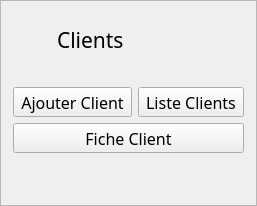
               <widget class="QFrame" name="CardClients">
                <property name="sizePolicy">
                 <sizepolicy hsizetype="Expanding" vsizetype="Expanding">
                  <horstretch>0</horstretch>
                  <verstretch>0</verstretch>
                 </sizepolicy>
                </property>
                <property name="maximumSize">
                 <size>
                  <width>16777215</width>
                  <height>357</height>
                 </size>
                </property>
                <property name="font">
                 <font>
                  <family>Inter 18pt SemiBold</family>
                 </font>
                </property>
                <property name="toolTipDuration">
                 <number>-1</number>
                </property>
                <property name="frameShape">
                 <enum>QFrame::StyledPanel</enum>
                </property>
                <property name="frameShadow">
                 <enum>QFrame::Raised</enum>
                </property>
                <property name="class" stdset="0">
                 <string>card</string>
                </property>
                <layout class="QVBoxLayout" name="verticalLayout">
                 <property name="leftMargin">
                  <number>12</number>
                 </property>
                 <property name="topMargin">
                  <number>24</number>
                 </property>
                 <property name="rightMargin">
                  <number>12</number>
                 </property>
                 <property name="bottomMargin">
                  <number>12</number>
                 </property>
                 <item>
                  <layout class="QHBoxLayout" name="horizontalLayout">
                   <item>
                    <spacer name="horizontalSpacer_4">
                     <property name="orientation">
                      <enum>Qt::Horizontal</enum>
                     </property>
                     <property name="sizeType">
                      <enum>QSizePolicy::Fixed</enum>
                     </property>
                     <property name="sizeHint" stdset="0">
                      <size>
                       <width>10</width>
                       <height>20</height>
                      </size>
                     </property>
                    </spacer>
                   </item>
                   <item>
                    <widget class="QLabel" name="IconClients">
                     <property name="maximumSize">
                      <size>
                       <width>28</width>
                       <height>22</height>
                      </size>
                     </property>
                     <property name="styleSheet">
                      <string notr="true">#IconClients {
	
	image: url(:/icons/icons/clients.svg);
	border: none;
}</string>
                     </property>
                     <property name="text">
                      <string/>
                     </property>
                    </widget>
                   </item>
                   <item>
                    <widget class="QLabel" name="label_2">
                     <property name="maximumSize">
                      <size>
                       <width>16777215</width>
                       <height>30</height>
                      </size>
                     </property>
                     <property name="font">
                      <font>
                       <family>Inter 18pt SemiBold</family>
                       <pointsize>16</pointsize>
                      </font>
                     </property>
                     <property name="styleSheet">
                      <string notr="true">QLabel {border: none;}</string>
                     </property>
                     <property name="text">
                      <string>Clients</string>
                     </property>
                    </widget>
                   </item>
                  </layout>
                 </item>
                 <item>
                  <layout class="QHBoxLayout" name="horizontalLayout_3">
                   <property name="spacing">
                    <number>0</number>
                   </property>
                   <property name="leftMargin">
                    <number>0</number>
                   </property>
                   <property name="rightMargin">
                    <number>0</number>
                   </property>
                   <property name="bottomMargin">
                    <number>0</number>
                   </property>
                   <item>
                    <spacer name="horizontalSpacer_2">
                     <property name="orientation">
                      <enum>Qt::Horizontal</enum>
                     </property>
                     <property name="sizeType">
                      <enum>QSizePolicy::Fixed</enum>
                     </property>
                     <property name="sizeHint" stdset="0">
                      <size>
                       <width>10</width>
                       <height>20</height>
                      </size>
                     </property>
                    </spacer>
                   </item>
                   <item>
                    <widget class="QLabel" name="SeparatorLine">
                     <property name="maximumSize">
                      <size>
                       <width>16777215</width>
                       <height>1</height>
                      </size>
                     </property>
                     <property name="text">
                      <string/>
                     </property>
                     <property name="class" stdset="0">
                      <string>separator</string>
                     </property>
                    </widget>
                   </item>
                   <item>
                    <spacer name="horizontalSpacer_3">
                     <property name="orientation">
                      <enum>Qt::Horizontal</enum>
                     </property>
                     <property name="sizeType">
                      <enum>QSizePolicy::Fixed</enum>
                     </property>
                     <property name="sizeHint" stdset="0">
                      <size>
                       <width>10</width>
                       <height>20</height>
                      </size>
                     </property>
                    </spacer>
                   </item>
                  </layout>
                 </item>
                 <item>
                  <layout class="QHBoxLayout" name="horizontalLayout_2">
                   <property name="spacing">
                    <number>6</number>
                   </property>
                   <property name="sizeConstraint">
                    <enum>QLayout::SetDefaultConstraint</enum>
                   </property>
                   <item>
                    <widget class="QToolButton" name="AjouterClientButton">
                     <property name="sizePolicy">
                      <sizepolicy hsizetype="Expanding" vsizetype="Expanding">
                       <horstretch>0</horstretch>
                       <verstretch>0</verstretch>
                      </sizepolicy>
                     </property>
                     <property name="maximumSize">
                      <size>
                       <width>16777215</width>
                       <height>100</height>
                      </size>
                     </property>
                     <property name="font">
                      <font>
                       <family>Inter 18pt SemiBold</family>
                       <pointsize>12</pointsize>
                      </font>
                     </property>
                     <property name="text">
                      <string>Ajouter Client</string>
                     </property>
                     <property name="icon">
                      <iconset resource="../../resources/resources.qrc">
                       <normaloff>:/icons/icons/ajouter_client.svg</normaloff>:/icons/icons/ajouter_client.svg</iconset>
                     </property>
                     <property name="iconSize">
                      <size>
                       <width>30</width>
                       <height>40</height>
                      </size>
                     </property>
                     <property name="toolButtonStyle">
                      <enum>Qt::ToolButtonTextUnderIcon</enum>
                     </property>
                     <property name="class" stdset="0">
                      <string>card-button</string>
                     </property>
                    </widget>
                   </item>
                   <item>
                    <widget class="QToolButton" name="ListeClientsButton">
                     <property name="sizePolicy">
                      <sizepolicy hsizetype="Expanding" vsizetype="Expanding">
                       <horstretch>0</horstretch>
                       <verstretch>0</verstretch>
                      </sizepolicy>
                     </property>
                     <property name="maximumSize">
                      <size>
                       <width>16777215</width>
                       <height>100</height>
                      </size>
                     </property>
                     <property name="font">
                      <font>
                       <family>Inter 18pt SemiBold</family>
                       <pointsize>12</pointsize>
                      </font>
                     </property>
                     <property name="mouseTracking">
                      <bool>true</bool>
                     </property>
                     <property name="toolTipDuration">
                      <number>-1</number>
                     </property>
                     <property name="layoutDirection">
                      <enum>Qt::LeftToRight</enum>
                     </property>
                     <property name="styleSheet">
                      <string notr="true"/>
                     </property>
                     <property name="text">
                      <string>Liste Clients</string>
                     </property>
                     <property name="icon">
                      <iconset resource="../../resources/resources.qrc">
                       <normaloff>:/icons/icons/list.svg</normaloff>:/icons/icons/list.svg</iconset>
                     </property>
                     <property name="iconSize">
                      <size>
                       <width>30</width>
                       <height>40</height>
                      </size>
                     </property>
                     <property name="autoRepeat">
                      <bool>false</bool>
                     </property>
                     <property name="autoExclusive">
                      <bool>false</bool>
                     </property>
                     <property name="autoRepeatInterval">
                      <number>100</number>
                     </property>
                     <property name="popupMode">
                      <enum>QToolButton::DelayedPopup</enum>
                     </property>
                     <property name="toolButtonStyle">
                      <enum>Qt::ToolButtonTextUnderIcon</enum>
                     </property>
                     <property name="autoRaise">
                      <bool>false</bool>
                     </property>
                     <property name="arrowType">
                      <enum>Qt::NoArrow</enum>
                     </property>
                     <property name="class" stdset="0">
                      <string>card-button</string>
                     </property>
                    </widget>
                   </item>
                  </layout>
                 </item>
                 <item>
                  <widget class="QToolButton" name="FicheClientButton">
                   <property name="sizePolicy">
                    <sizepolicy hsizetype="Expanding" vsizetype="Expanding">
                     <horstretch>0</horstretch>
                     <verstretch>0</verstretch>
                    </sizepolicy>
                   </property>
                   <property name="minimumSize">
                    <size>
                     <width>0</width>
                     <height>0</height>
                    </size>
                   </property>
                   <property name="maximumSize">
                    <size>
                     <width>16777215</width>
                     <height>100</height>
                    </size>
                   </property>
                   <property name="font">
                    <font>
                     <family>Inter 18pt SemiBold</family>
                     <pointsize>12</pointsize>
                    </font>
                   </property>
                   <property name="text">
                    <string>Fiche Client</string>
                   </property>
                   <property name="icon">
                    <iconset resource="../../resources/resources.qrc">
                     <normaloff>:/icons/icons/fiche_client.svg</normaloff>:/icons/icons/fiche_client.svg</iconset>
                   </property>
                   <property name="iconSize">
                    <size>
                     <width>30</width>
                     <height>40</height>
                    </size>
                   </property>
                   <property name="toolButtonStyle">
                    <enum>Qt::ToolButtonTextUnderIcon</enum>
                   </property>
                   <property name="class" stdset="0">
                    <string>card-button</string>
                   </property>
                  </widget>
                 </item>
                 <item>
                  <spacer name="verticalSpacer_4">
                   <property name="orientation">
                    <enum>Qt::Vertical</enum>
                   </property>
                   <property name="sizeHint" stdset="0">
                    <size>
                     <width>20</width>
                     <height>40</height>
                    </size>
                   </property>
                  </spacer>
                 </item>
                </layout>
               </widget>
